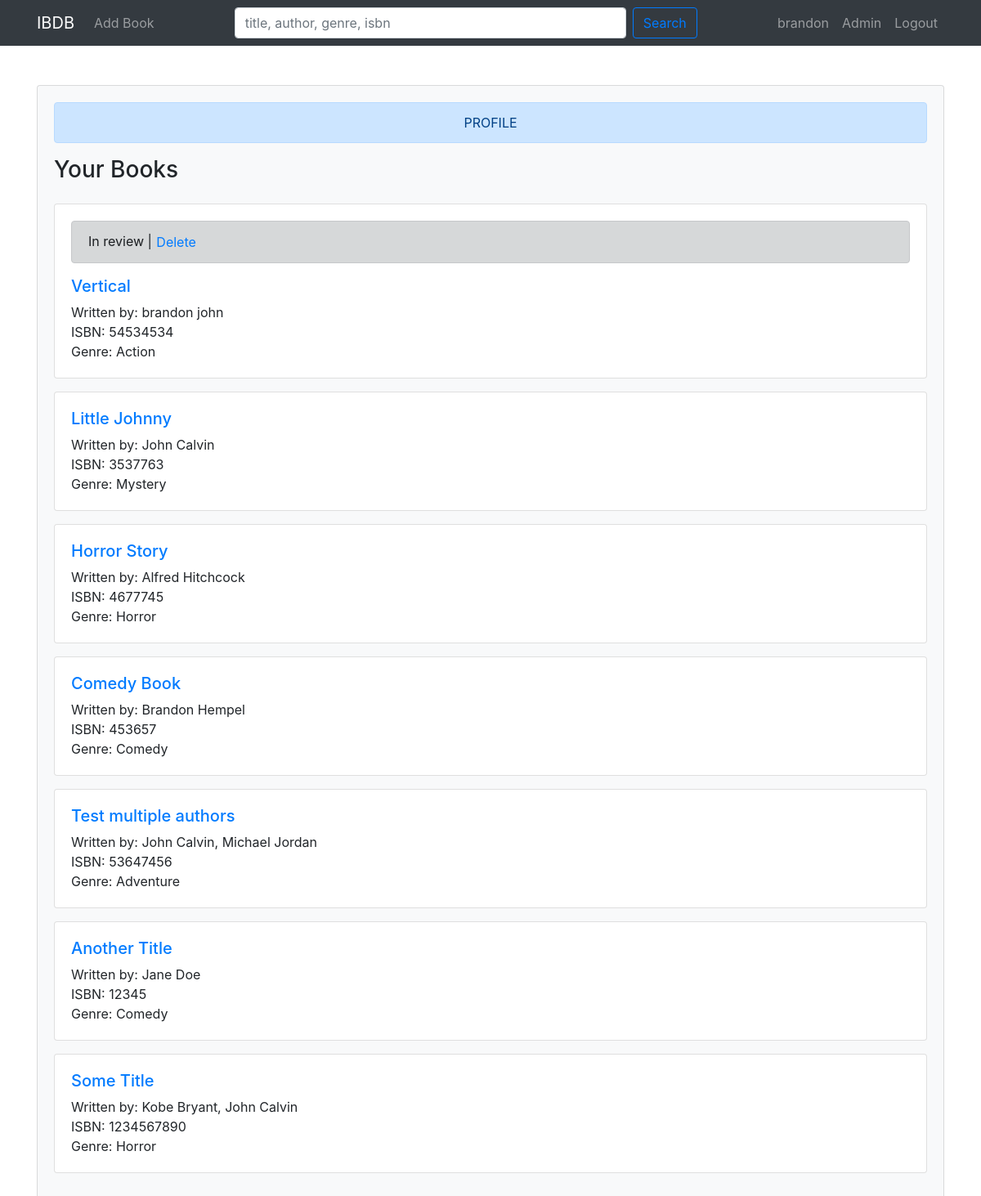
The app's page /users/profile (signed in) with its own data.
### tables this page shows
CREATE TABLE `book` (
  `book_id` int(11) NOT NULL,
  `user_id` int(11) NOT NULL,
  `title` varchar(255) NOT NULL,
  `isbn` int(11) NOT NULL,
  `genre` varchar(255) NOT NULL,
  `synopsis` text NOT NULL,
  `is_published` tinyint(4) NOT NULL,
  `created_at` datetime NOT NULL DEFAULT current_timestamp()
);

### app/controllers/Users.php (called while the page is built, shortened)
<?php
  class Users extends Controller {
    public function __construct(){
        $this->bookModel = $this->model('Book');
    }
    public function profile(){
      $data = [
        'user' => $_SESSION['user_id']
      ];
      $books = $this->bookModel->getBooksUserAdded($data);
      $authors = $this->bookModel->getAuthors();
      $data = [
          'title' => 'PROFILE',
          'user' => $_SESSION['user_id'],
          'books' => $books,
          'authors' => $authors
      ];
      $this->view('users/profile', $data);
    }
  }

### app/libraries/Core.php (called while the page is built, shortened)
<?php
    class Core {
        protected $currentMethod = 'index';
        public function __construct(){
            $url = $this->getUrl();
            if(isset($url[0]) && file_exists('../app/controllers/' . ucwords($url[0]) . '.php')){
                unset($url[0]);
            }
            $this->currentController = new $this->currentController;
            if(isset($url[1])){
                if(method_exists($this->currentController, $url[1])){
                    $this->currentMethod = $url[1];
                    unset($url[1]);
                }
            }
            $this->params = $url ? array_values($url) : [];
            call_user_func_array([$this->currentController, $this->currentMethod], $this->params);
        }
        public function getURL(){
            if(isset($_GET['url'])){
                $url = rtrim($_GET['url'], '/');
                $url = filter_var($url, FILTER_SANITIZE_URL);
                $url = explode('/', $url);
                return $url;
            }
        }
    }

### public/index.php (called while the page is built, shortened)
<?php
    $init = new Core;

### app/libraries/Database.php (called while the page is built, shortened)
<?php
    class Database {
        private $host = DB_HOST;
        private $user = DB_USER;
        private $pass = DB_PASS;
        private $dbname = DB_NAME;
        private $dbh;
        private $stmt;
        public function __construct(){
            $dsn = 'mysql:host=' . $this->host . ';dbname=' . $this->dbname;
            $options = array(
                PDO::ATTR_PERSISTENT => true,
                PDO::ATTR_ERRMODE => PDO::ERRMODE_EXCEPTION
            );
            try{
                $this->dbh = new PDO($dsn, $this->user, $this->pass, $options);
            } catch(PDOException $e){
                $this->error = $e->getMessage();
                echo $this->error;
            }
        }
        public function query($sql){
            $this->stmt = $this->dbh->prepare($sql);
        }
        public function bind($param, $value, $type = null){
            if(is_null($type)){
                switch(true){
                    case is_int($value):
                        $type = PDO::PARAM_INT;
                        break;
                }
            }
        $this->stmt->bindValue($param, $value, $type);
        }
        public function execute(){
            return $this->stmt->execute();
        }
        public function resultSet(){
            $this->execute();
            return $this->stmt->fetchAll(PDO::FETCH_OBJ);
        }
    }

### app/models/Book.php (called while the page is built, shortened)
<?php
    class Book {
        private $db;
        public function __construct(){
            $this->db = new Database;
        }
        public function getBooksUserAdded($data){
          $this->db->query('SELECT title, fName, lName, isbn, genre, is_published, book.book_id, user.user_id
                            FROM book
                            LEFT JOIN user
                            ON book.user_id = user.user_id
                            LEFT JOIN book_author
                            ON book.book_id = book_author.book_id
                            LEFT JOIN author
                            ON book_author.author_id = author.author_id
                            wHERE book.user_id = :user
                            GROUP BY book.book_id
                            ORDER BY book.created_at DESC
                          ');
          $this->db->bind(':user', $data['user']);
          $results = $this->db->resultSet();
          return $results;
        }
        public function getAuthors(){
          $this->db->query('SELECT
                            CONCAT(author.fname, " ", author.lname) AS author,
                            fname,
                            lname,
                            book.book_id AS book_id
                            FROM book
                            INNER JOIN book_author
                            ON book.book_id = book_author.book_id
                            INNER JOIN author
                            ON book_author.author_id = author.author_id
                            ORDER BY author.lname
                          ');
          $results = $this->db->resultSet();
          return $results;
        }
  }

### app/helpers/session_helper.php (called while the page is built, shortened)
<?php
    function isAdmin(){
      if(isset($_SESSION['role']) && $_SESSION['role'] == 'admin'){
          return true;
      } else {
          return false;
      }
    }

### app/views/users/profile.php (the view, shortened to what this page needs)
<?php require APPROOT . '/views/inc/header.php' ?>
    <div class="card card-body bg-light mt-5">
    <div class="alert alert-primary text-center">
        <?php echo $data['title']; ?>
    </div>
    <?php if(count($data['books']) > 0): ?>
        <div class="row mb-3">
                <div class="col-md-6">
                    <h3>Your Books</h3>
                </div>
            </div>
    <?php else: ?>
        <p>You haven't added any books yet! <a href="<?php echo URLROOT; ?>/books/addBook">Add one now!</a> </p>
    <?php endif; ?>
    <?php foreach($data['books'] as $book) : ?>
        <div class="card card-body mb-3">
        <?php if($book->is_published == false): ?>
        <div class="alert alert-dark">
            <form action="<?php echo URLROOT; ?>/books/deleteBook/<?php echo $book->book_id; ?>" method="post">
                In review |  <button class="btn btn-link p-0">Delete</button>
            </form>
        </div>
        <?php endif; ?>
            <div class="d-inline">
            <?php if(isAdmin()): ?>
                <a href="<?php echo URLROOT; ?>/books/viewBook/<?php echo $book->book_id; ?>">
                <h5 class=""><?php echo $book->title; ?></h5></a>
            <?php else: ?>
                <h5 class=""><?php echo $book->title; ?></h5>
            <?php endif; ?>
            Written by:
                <?php
                    $authors = [];
                    foreach($data['authors'] as $author){
                        if($book->book_id == $author->book_id){
                            $authors[] = $author->author;
                        }
                    }
                    echo implode(", ", $authors);
                ?>
                <br>
                ISBN: <?php echo $book->isbn; ?><br>
                Genre: <?php echo $book->genre; ?>
            </div>
        </div>
    <?php endforeach; ?>
</div>
<?php require APPROOT . '/views/inc/footer.php' ?>

### public/css/style.css (style rules this page uses)
body { background: #ffffff; }
button { cursor: pointer; }

### records on screen
book: title "Vertical", authors "brandon john", isbn "54534534", genre "Action"
book: title "Little Johnny", authors "John Calvin", isbn "3537763", genre "Mystery"
book: title "Horror Story", authors "Alfred Hitchcock", isbn "4677745", genre "Horror"
book: title "Comedy Book", authors "Brandon Hempel", isbn "453657", genre "Comedy"
book: title "Test multiple authors", authors "John Calvin, Michael Jordan", isbn "53647456", genre "Adventure"
book: title "Another Title", authors "Jane Doe", isbn "12345", genre "Comedy"
book: title "Some Title", authors "Kobe Bryant, John Calvin", isbn "1234567890", genre "Horror"

### other values on screen
SITENAME "IBDB"
$_SESSION['user_name'] "brandon"
$data['title'] "PROFILE"
